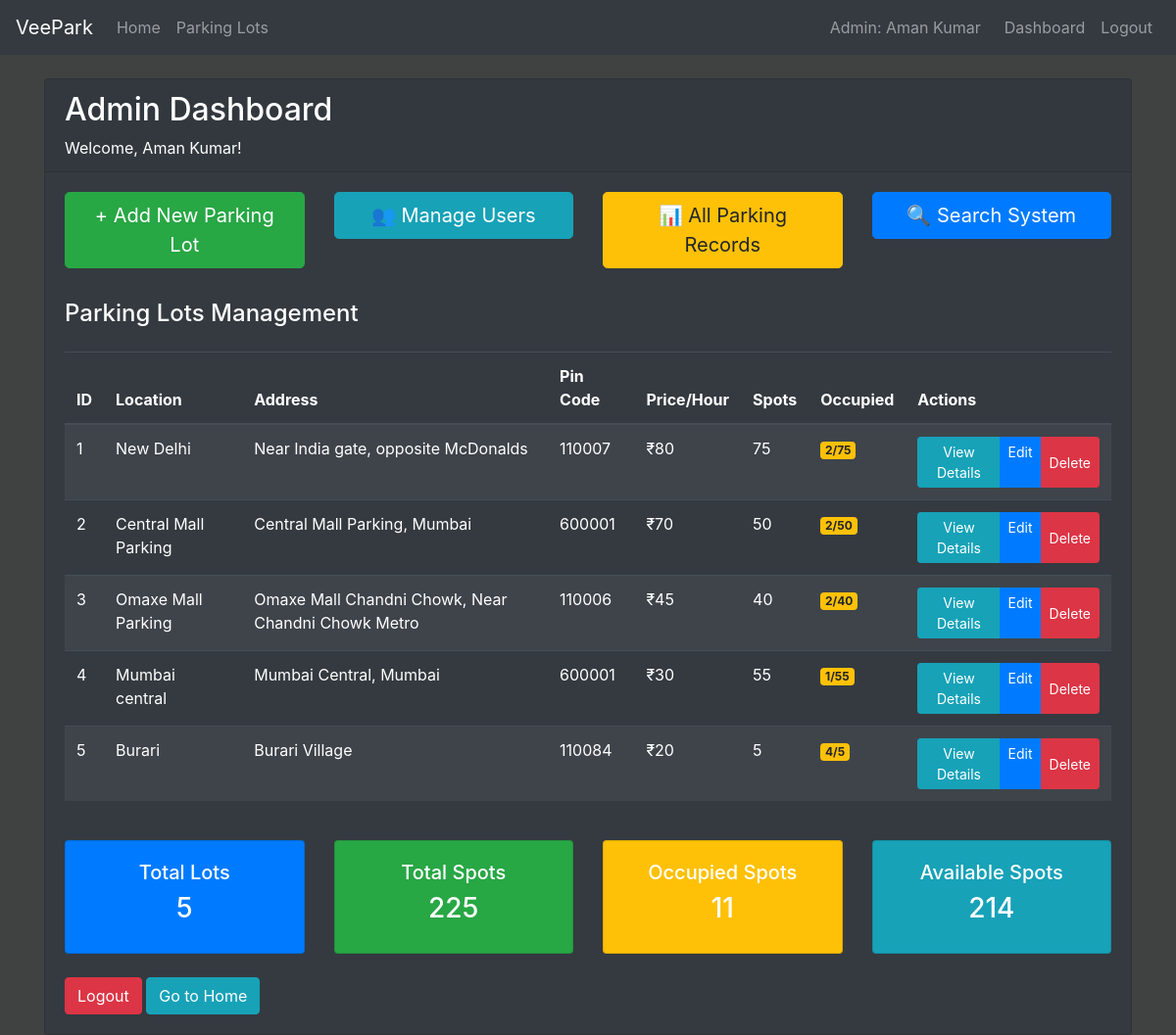
The app's page /admin/dashboard (signed in), older data.
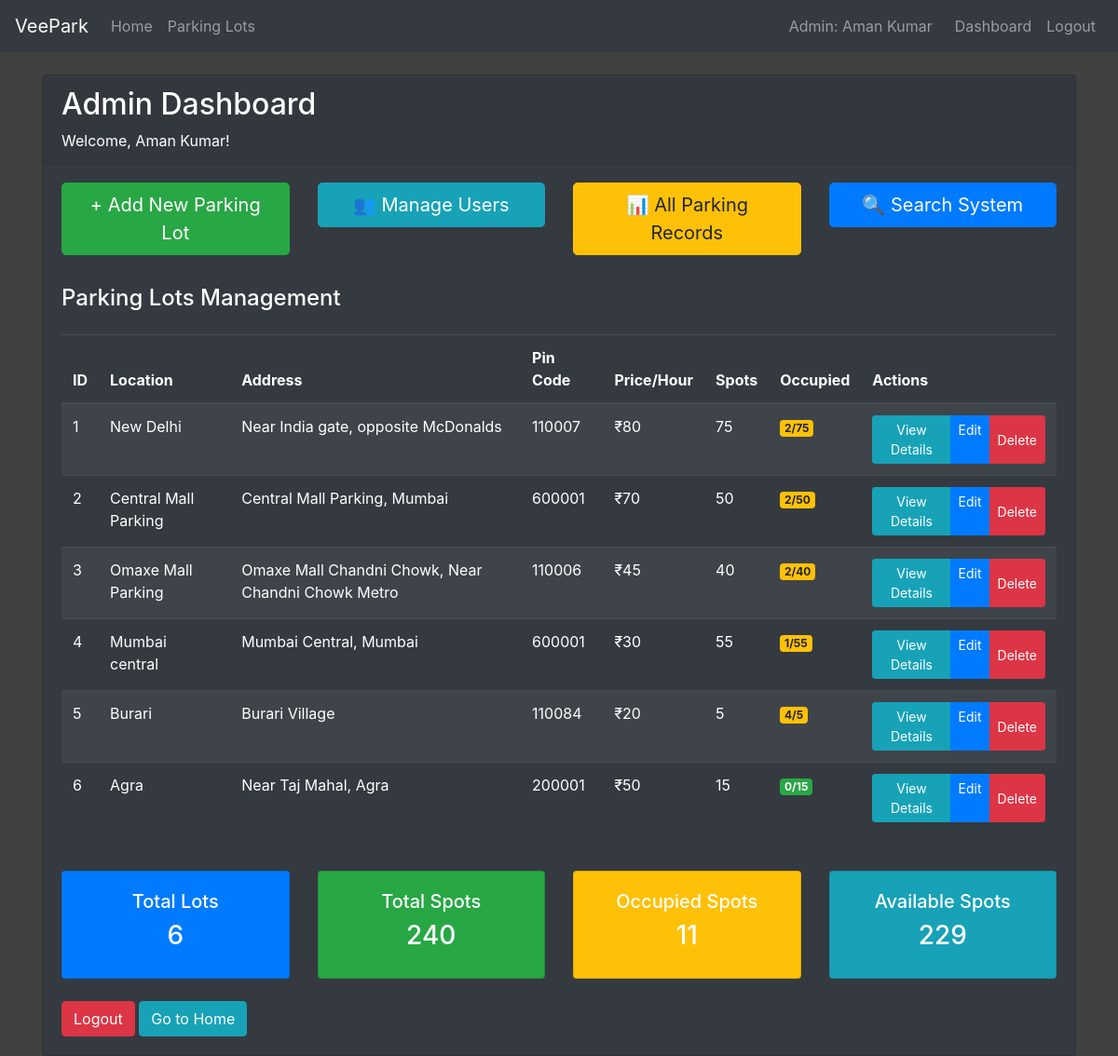
The same page, newer data.
### models/models.py (models this page shows, shortened)
class ParkingLot(db.Model):
    __tablename__ = 'parking_lot'
    id=db.Column(db.Integer(), primary_key=True)
    location = db.Column(db.String(50), nullable=False)
    pincode=db.Column(db.Integer(), nullable=False)
    price=db.Column(db.Integer(), nullable=False)
    maxSpots=db.Column(db.Integer(), nullable=False)
    address=db.Column(db.String(200), nullable=False)
    occupied=db.Column(db.Integer(), default=0)
    parking_spots = db.relationship('ParkingSpot', backref='parking_lot', lazy=True)

### controllers/controllers.py (the view)
@controllers.route('/admin/dashboard')
def admin_dashboard():
    if not session.get('user_id') or session.get('user_role') != 'admin':
        flash('Access denied. Admin login required.', 'danger')
        return redirect(url_for('controllers.admin_login'))
    parking_lots = ParkingLot.query.all()
    return render_template('admin_dashboard.html', parking_lots=parking_lots)

### templates/admin_dashboard.html (shortened to what the changed rows need)
{% extends 'index.html' %}
{% block content %}
<div class="container mt-4">
    <div class="row">
        <div class="col-12">
            <div class="card bg-dark text-white">
                <div class="card-header">
                    <h2>Admin Dashboard</h2>
                </div>
                <div class="card-body">
                    <div class="row mb-4">
                        <div class="col-12">
                            {% if parking_lots %}
                                <div class="table-responsive">
                                    <table class="table table-dark table-striped">
                                        <thead>
                                            <tr>
                                                <th>ID</th>
                                                <th>Location</th>
                                                <th>Address</th>
                                                <th>Pin Code</th>
                                                <th>Price/Hour</th>
                                                <th>Spots</th>
                                                <th>Occupied</th>
                                                <th>Actions</th>
                                            </tr>
                                        </thead>
                                        <tbody>
                                            {% for lot in parking_lots %}
                                            <tr>
                                                <td>{{ lot.id }}</td>
                                                <td>{{ lot.location }}</td>
                                                <td>{{ lot.address[:50] }}{% if lot.address|length > 50 %}...{% endif %}</td>
                                                <td>{{ lot.pincode }}</td>
                                                <td>₹{{ lot.price }}</td>
                                                <td>{{ lot.maxSpots }}</td>
                                                <td>
                                                    <span class="badge badge-{% if lot.occupied > 0 %}warning{% else %}success{% endif %}">
                                                        {{ lot.occupied }}/{{ lot.maxSpots }}
                                                    </span>
                                                </td>
                                                <td>
                                                    <div class="btn-group" role="group">
                                                        <a href="{{ url_for('controllers.view_parking_lot_details', lot_id=lot.id) }}"
                                                           class="btn btn-sm btn-info">View Details</a>
                                                        <a href="{{ url_for('controllers.edit_parking_lot', lot_id=lot.id) }}"
                                                           class="btn btn-sm btn-primary">Edit</a>
                                                        <button type="button" class="btn btn-sm btn-danger"
                                                                onclick="confirmDelete({{ lot.id }}, '{{ lot.location }}')">
                                                            Delete
                                                        </button>
                                                    </div>
                                                </td>
                                            </tr>
                                            {% endfor %}
                                        </tbody>
                                    </table>
                                </div>
                            {% else %}
                                <div class="alert alert-info">
                                    <h5>No Parking Lots Found</h5>
                                    <p>Start by adding your first parking lot using the "Add New Parking Lot" button.</p>
                                </div>
                            {% endif %}
                        </div>
                    </div>
                    <div class="row">
                        <div class="col-md-3">
                            <div class="card bg-primary text-white">
                                <div class="card-body text-center">
                                    <h5>Total Lots</h5>
                                    <h3>{{ parking_lots|length }}</h3>
                                </div>
                            </div>
                        </div>
                        <div class="col-md-3">
                            <div class="card bg-success text-white">
                                <div class="card-body text-center">
                                    <h5>Total Spots</h5>
                                    <h3>{{ parking_lots|sum(attribute='maxSpots') }}</h3>
                                </div>
                            </div>
                        </div>
                        <div class="col-md-3">
                            <div class="card bg-info text-white">
                                <div class="card-body text-center">
                                    <h5>Available Spots</h5>
                                    <h3>{{ (parking_lots|sum(attribute='maxSpots')) - (parking_lots|sum(attribute='occupied')) }}</h3>
                                </div>
                            </div>
                        </div>
                    </div>
                </div>
            </div>
        </div>
    </div>
</div>
{% endblock %}

Row changes from the older to the newer data that the page shows:
added ParkingLot: id "6", location "Agra", address "Near Taj Mahal, Agra", pincode "200001", price "50", maxSpots "15", occupied "0"
Text that changed along with them:
{{ parking_lots|length }}: "5" → "6"
{{ parking_lots|sum(attribute='maxSpots') }}: "225" → "240"
text no longer shown: "214"
text now shown: "229"
